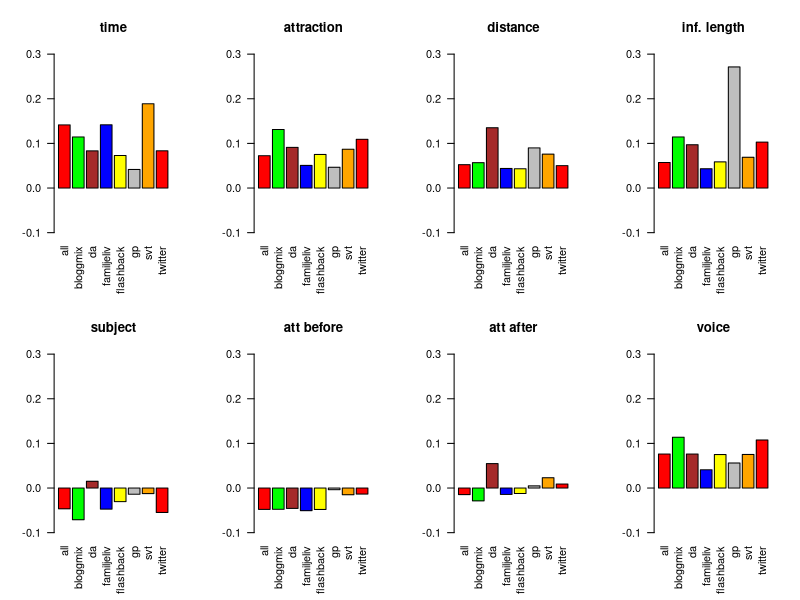

The R source for this figure:
dataset <- read.csv("correl.tsv",sep="\t",header=TRUE)
par(mfrow = c(2,4))
barplot(dataset$time,ylim=c(-0.1,0.3),col=c("red","green","brown","blue","yellow","gray","orange"),main="time",names.arg=dataset$corpus,las=2)
barplot(dataset$attraction,ylim=c(-0.1,0.3),col=c("red","green","brown","blue","yellow","gray","orange"),main="attraction",names.arg=dataset$corpus,las=2)
barplot(dataset$distance_to_att_words,ylim=c(-0.1,0.3),col=c("red","green","brown","blue","yellow","gray","orange"),main="distance",names.arg=dataset$corpus,las=2)
barplot(dataset$inf_length,ylim=c(-0.1,0.3),col=c("red","green","brown","blue","yellow","gray","orange"),main="inf. length",names.arg=dataset$corpus,las=2)
barplot(dataset$subject,ylim=c(-0.1,0.3),col=c("red","green","brown","blue","yellow","gray","orange"),main="subject",names.arg=dataset$corpus,las=2)
barplot(dataset$att_before,ylim=c(-0.1,0.3),col=c("red","green","brown","blue","yellow","gray","orange"),main="att before",names.arg=dataset$corpus,las=2)
barplot(dataset$att_after,ylim=c(-0.1,0.3),col=c("red","green","brown","blue","yellow","gray","orange"),main="att after",names.arg=dataset$corpus,las=2)
barplot(dataset$voice,ylim=c(-0.1,0.3),col=c("red","green","brown","blue","yellow","gray","orange"),main="voice",names.arg=dataset$corpus,las=2)
